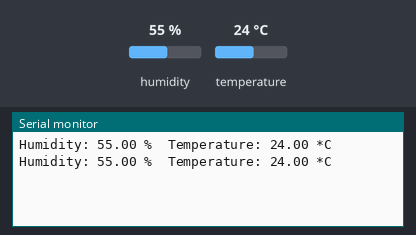
The sketch below on a simulated Arduino Uno, built with avr-gcc and run on an emulated ATmega328P. Shown: the last lines printed to the serial monitor. The test bench sets the inputs (shaded band); at power-on: humidity 55 %, temperature 24 °C.

Above: at 3.8 s.
3.9 s: humidity set to 22 %
At 6.4 s:
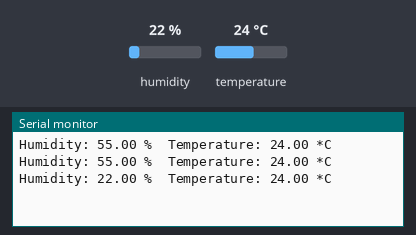
7.8 s: temperature set to 12 °C
At 10.1 s:
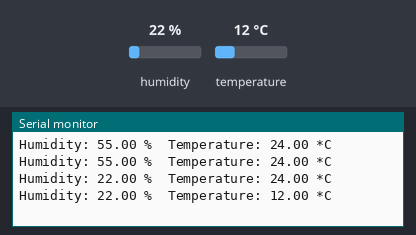
11.7 s: humidity set to 40 %
At 12.7 s:
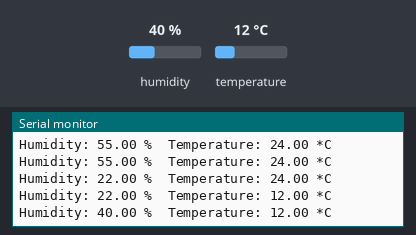
Timing chart, 0 to 14.7 s (numbered marks = the images above; inputs shaded):
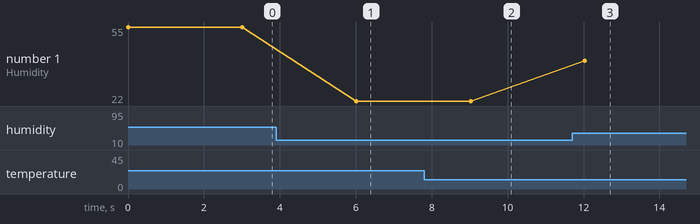

Measured:
- after the input at 3.9 s, the serial monitor: prints a new line after 2.1 s (image 1)
- after the input at 7.8 s, the serial monitor: prints a new line after 1.2 s (image 2)
- after the input at 11.7 s, the serial monitor: prints a new line after 0.33 s (image 3)
- plotted number 1: 55 → 22 after the input at 3.9 s, 22 → 40 after the input at 11.7 s

The sketch:

SaunaMonitor.ino
```cpp
#include "DHT.h"

// the pin number of DHT22 data pin in arduino
#define DHTPIN 2     // what pin we're connected to

#define DHTTYPE DHT22   // DHT 22  (AM2302)

boolean debug=true;

DHT dht(DHTPIN, DHTTYPE);

void setup() {
  Serial.begin(57600);
  dht.begin();
}

void loop() {
  float h = dht.readHumidity();
  float t = dht.readTemperature();

  // check if returns are valid, if they are NaN (not a number) then something went wrong!
  if (isnan(t) || isnan(h)) {
    Serial.println("Failed to read temperature");
  } else {
    if( debug ){
      Serial.print("Humidity: ");
      Serial.print(h);
      Serial.print(" %\t");
      Serial.print("Temperature: ");
      Serial.print(t);
      Serial.println(" *C");
    }
    else {
      Serial.print(t);
    }
  }

  delay( 3000 );
}
```
